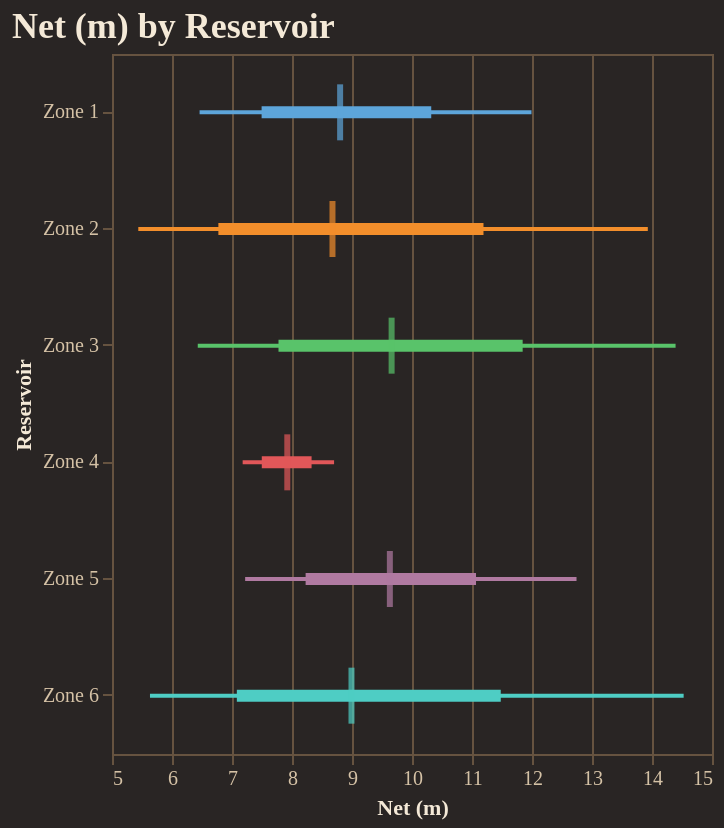

Notebook source saved alongside this figure:
### Code cell
fig = reporter.plotter.forest_plot(
    "Net (m)", 
    backend=PLOTTING_BACKEND
)
fig.show()

### Figure 1 — Vega-Lite specification as saved in the notebook (floating-point values rounded to 4 significant figures)
{"config": {"background": "#292524", "view": {"fill": "#292524", "stroke": "#665340"}, "title": {"color": "#f4e9d7", "font": "Merriweather", "fontSize": 18, "fontWeight": 600, "subtitleColor": "#d5c2a6", "anchor": "start"}, "axis": {"domainColor": "#665340", "gridColor": "#665340", "tickColor": "#665340", "labelColor": "#d5c2a6", "titleColor": "#f4e9d7", "labelFont": "Merriweather", "titleFont": "Merriweather"}, "legend": {"titleColor": "#f4e9d7", "labelColor": "#d5c2a6", "labelFont": "Merriweather", "titleFont": "Merriweather", "orient": "top-right", "symbolType": "circle"}, "header": {"labelColor": "#d5c2a6", "titleColor": "#f4e9d7", "labelFont": "Merriweather", "titleFont": "Merriweather"}, "mark": {"color": "#c78d3b"}, "line": {"color": "#c78d3b"}, "bar": {"color": "#c78d3b"}, "point": {"color": "#ddb06d"}, "area": {"color": "#c78d3b", "opacity": 0.35}, "text": {"color": "#f4e9d7", "font": "Merriweather"}, "range": {"category": ["#5DA5DA", "#F28E2B", "#59C36A", "#E15759", "#B07AA1", "#4ECDC4", "#FF9DA7", "#EDC948"]}}, "layer": [{"mark": {"type": "rule", "strokeWidth": 2}, "encoding": {"color": {"field": "group", "legend": null, "type": "nominal"}, "x": {"field": "p10", "scale": {"zero": false}, "title": "Net (m)", "type": "quantitative"}, "x2": {"field": "p90"}, "y": {"field": "group", "sort": ["Zone 1", "Zone 2", "Zone 3", "Zone 4", "Zone 5", "Zone 6"], "title": "Reservoir", "type": "nominal"}}}, {"mark": {"type": "rule", "strokeWidth": 6}, "encoding": {"color": {"field": "group", "legend": null, "type": "nominal"}, "x": {"field": "p25", "scale": {"zero": false}, "title": "Net (m)", "type": "quantitative"}, "x2": {"field": "p75"}, "y": {"field": "group", "sort": ["Zone 1", "Zone 2", "Zone 3", "Zone 4", "Zone 5", "Zone 6"], "title": "Reservoir", "type": "nominal"}}}, {"mark": {"type": "tick", "color": "black", "size": 28, "thickness": 3}, "encoding": {"color": {"field": "group", "legend": null, "type": "nominal"}, "tooltip": [{"field": "group", "title": "Group", "type": "nominal"}, {"field": "p10", "title": "P10", "type": "quantitative"}, {"field": "p25", "title": "P25", "type": "quantitative"}, {"field": "median", "title": "Median", "type": "quantitative"}, {"field": "p75", "title": "P75", "type": "quantitative"}, {"field": "p90", "title": "P90", "type": "quantitative"}], "x": {"field": "median", "scale": {"zero": false}, "title": "Net (m)", "type": "quantitative"}, "y": {"field": "group", "sort": ["Zone 1", "Zone 2", "Zone 3", "Zone 4", "Zone 5", "Zone 6"], "title": "Reservoir", "type": "nominal"}}}], "data": {"name": "data-27ddab3587e07cce639a6027fb8888fd"}, "height": 350, "title": "Net (m) by Reservoir", "width": "container", "$schema": "https://vega.github.io/schema/vega-lite/v5.20.1.json", "datasets": {"data-27ddab3587e07cce639a6027fb8888fd": [{"group": "Zone 1", "p10": 6.46, "p25": 7.494, "median": 8.802, "p75": 10.32, "p90": 11.99}, {"group": "Zone 2", "p10": 5.438, "p25": 6.773, "median": 8.675, "p75": 11.19, "p90": 13.93}, {"group": "Zone 3", "p10": 6.429, "p25": 7.775, "median": 9.66, "p75": 11.84, "p90": 14.39}, {"group": "Zone 4", "p10": 7.177, "p25": 7.496, "median": 7.922, "p75": 8.326, "p90": 8.701}, {"group": "Zone 5", "p10": 7.219, "p25": 8.227, "median": 9.631, "p75": 11.07, "p90": 12.74}, {"group": "Zone 6", "p10": 5.633, "p25": 7.081, "median": 8.991, "p75": 11.48, "p90": 14.53}]}}
